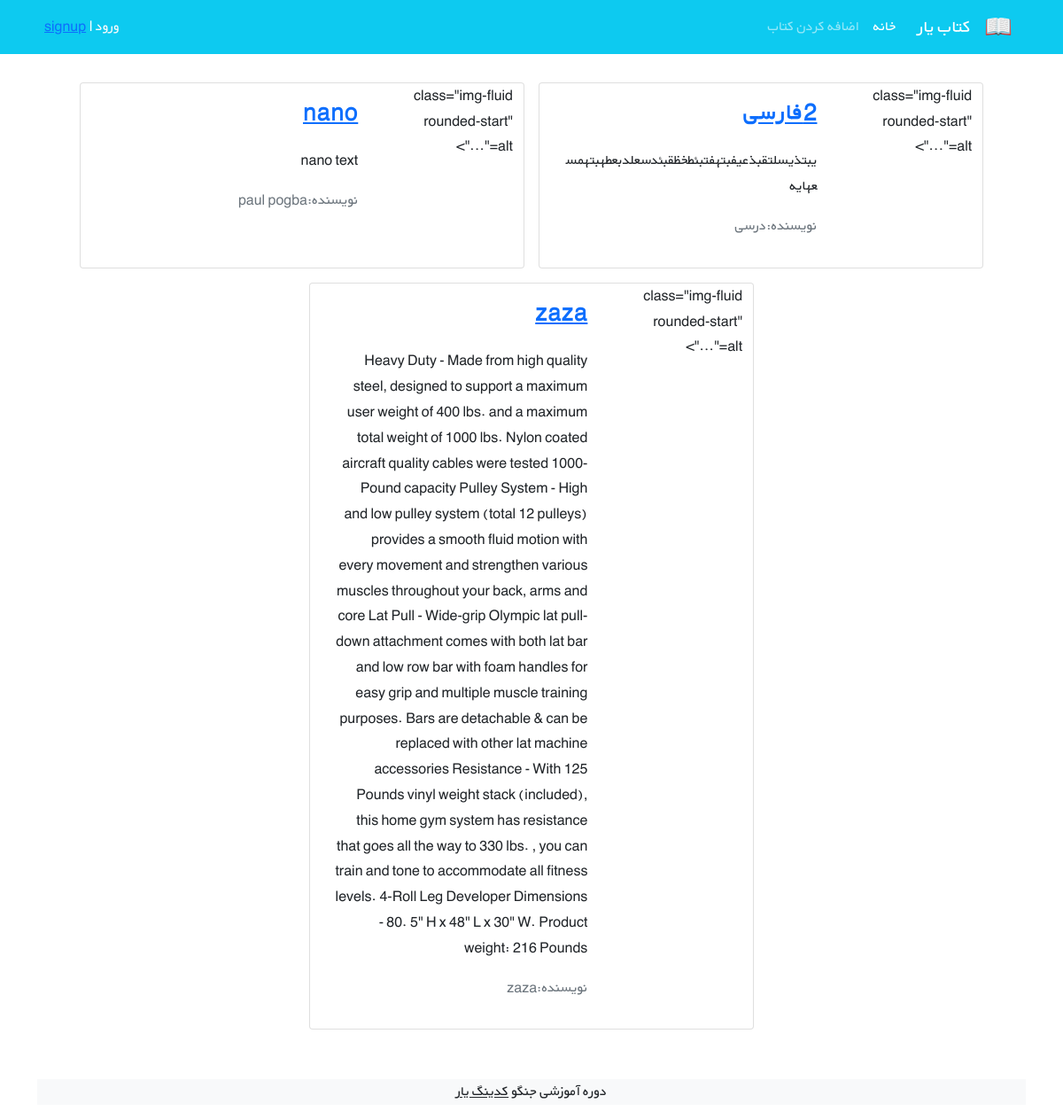
The page /books/ on the database as committed earlier.
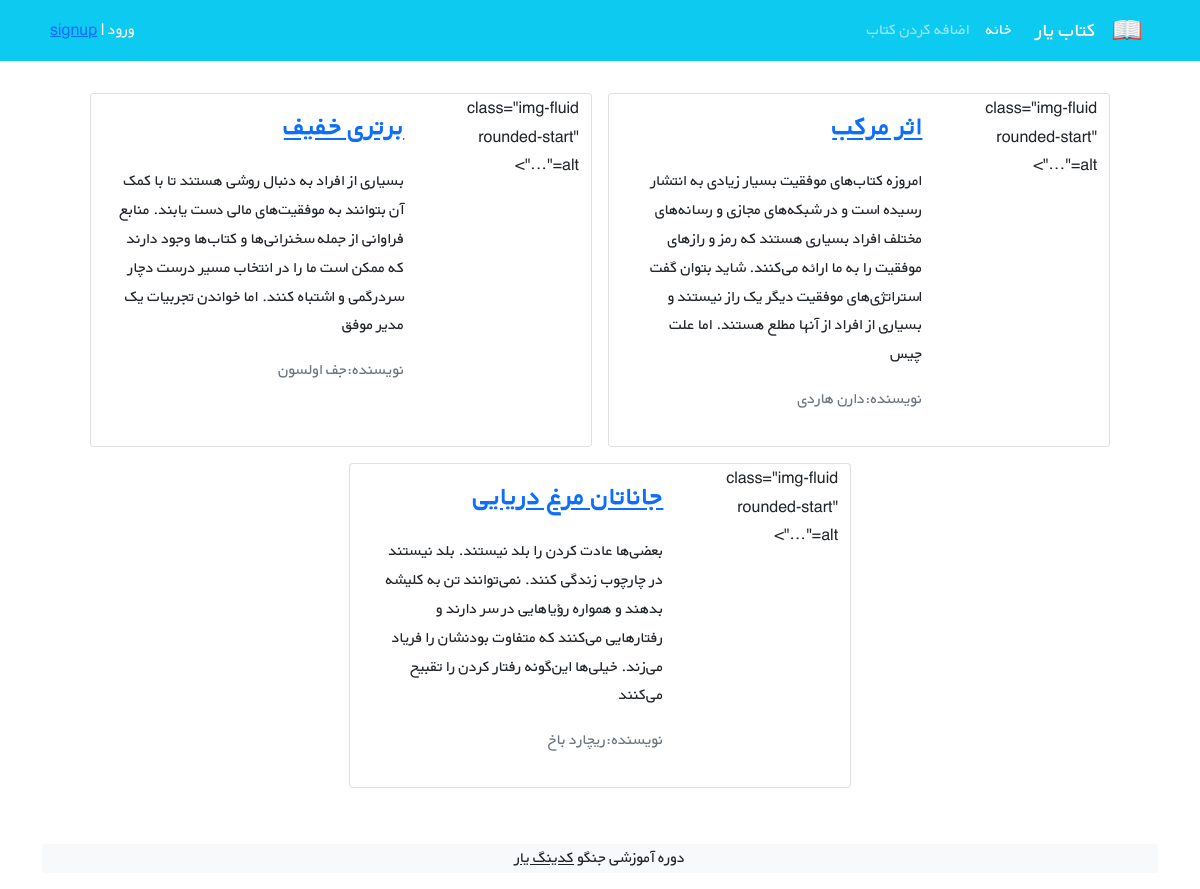
The same page on the database as committed later.
### books/models.py (models this page shows, shortened)
class Book(models.Model):
    title = models.CharField(max_length=200)
    author = models.CharField(max_length=100)
    text = models.TextField()
    price = models.DecimalField(max_digits=6, decimal_places=2)
    cover = models.ImageField(upload_to="cover/", blank=True)
    def get_absolute_url(self):
        return reverse("book_detail", args=[self.id])

### books/views.py (the view)
# urls.py: path("", BookListViews.as_view(), name="book_list"),
class BookListViews(generic.ListView):
    model = Book
    template_name = "books/book_list.html"
    context_object_name = "books"

### books/templates/books/book_list.html (shortened to what this page needs)
{% extends "_base.html" %}
{% block content %}
    <div class="container mt-4">
        <div class="row flex-row-reverse justify-content-md-center">
            {% for book in books %}
                <div class="card m-2" style="max-width: 45%">
                    <div class="row g-0 h-100" dir="rtl">
                        <div class="col-md-4">
                                     class="img-fluid rounded-start" alt="...">
                        </div>
                        <div class="col-md-8 h-100">
                            <div class="d-flex flex-column justify-content-between h-100">
                                <div class="card-body">
                                    <a href="{{ book.get_absolute_url }}"><h3 class="card-title">
                                        <strong>{{ book.title }}</strong></h3></a>
                                    <p class="card-text pt-3">{{ book.text}}</p>
                                    <p class="text-muted">نویسنده:{{ book.author }}</p>
                                </div>
                            </div>
                        </div>
                    </div>
                </div>
            {% endfor %}
        </div>
    </div>
    <footer class="bg-light text-center text-lg-start mt-5">
        <div class="text-center bg-grey">
            <p>دوره آموزشی جنگو <a class="text-dark" href="https://codingyar.com/" target="_blank">کدینگ یار</a></p>
        </div>
    </footer>
{% endblock %}

### templates/_base.html (shortened to what this page needs)
{% load static %}
<!DOCTYPE HTML PUBLIC "-//W3C//DTD HTML 4.01//EN" "http://www.w3.org/TR/html4/strict.dtd">
<html lang="en">
<head>
    <link href="https://cdn.jsdelivr.net/npm/bootstrap@5.1.3/dist/css/bootstrap.min.css" rel="stylesheet"
>
    <link rel="stylesheet" href={% static "css/style.css" %}>
</head>
<body>
<nav class="navbar navbar-expand-lg navbar-dark bg-info" dir="rtl">
    <div class="container">
        <a class="navbar-brand" href="#">
            <img src={% static "icons/book.png" %} alt="" height="30"
                 class="d-inline-block align-text-top">
        </a>
        <a class="navbar-brand mx-3" href="#">کتاب یار</a>
        <div class="collapse navbar-collapse" id="navbarNavAltMarkup">
            <div class="navbar-nav">
                <a class="nav-link active" aria-current="page" href={% url "book_list" %}>خانه</a>
                <a class="nav-link" href={% url "book_create" %}>اضافه کردن کتاب</a>
            </div>
        </div>
        <div class="mx-2 text-white">
            {% if user.is_authenticated %}
            خوش آمدی{{ user.username  }}    <a class="link-light text-decoration-none" href={% url "logout" %}>خروج</a>
            {% else %}
                <a class="link-light text-decoration-none" href={% url "login" %}>ورود</a> |    <a href={% url "signup" %}>signup</a>
            {% endif %}
        </div>
    </div>
</nav>
<div class="container">
    {% block content %}
    {% endblock %}
</div>
</body>
</html>

### static/css/style.css (style rules this page uses)
* { font-family: 'BYekan', sans-serif; line-height: 1.8rem; }

Rows that differ between the two databases and show on the page:
removed Book: title "2فارسی", text "یبتذیسلتقبذعیفبتهفتبئطخظقبئدسعلدبعطهبتهمسعهایه", author "درسی"
removed Book: title "nano", text "nano text", author "paul pogba"
removed Book: title "zaza", text "Heavy Duty - Made from high quality steel, designed to support a maximum user weight of 400 lbs. and a maximum total weight of 1000 lbs. Nylon coated aircraft quality cables were tested 1000-Pound capacity Pulley System - High and low pulley system (total 12 pulleys) provides a smooth fluid motion with every movement and strengthen various muscles throughout your back, arms and core Lat Pull - Wide-grip Olympic lat pull-down attachment comes with both lat bar and low row bar with foam handles for easy grip and multiple muscle training purposes. Bars are detachable & can be replaced with other lat machine accessories Resistance - With 125 Pounds vinyl weight stack (included), this home gym…", author "zaza"
added Book: title "اثر مرکب", text "امروزه کتاب‌های موفقیت بسیار زیادی به انتشار رسیده است و در شبکه‌های مجازی و رسانه‌های مختلف افراد بسیاری هستند که رمز و رازهای موفقیت را به ما ارائه می‌کنند. شاید بتوان گفت استراتژی‌های موفقیت دیگر یک راز نیستند و بسیاری از افراد از آنها مطلع هستند. اما علت چیس", author "دارن هاردی"
added Book: title "برتری خفیف", text "بسیاری از افراد به دنبال روشی هستند تا با کمک آن بتوانند به موفقیت‌های مالی دست یابند. منابع فراوانی از جمله سخنرانی‌ها و کتاب‌ها وجود دارند که ممکن است ما را در انتخاب مسیر درست دچار سردرگمی و اشتباه کنند. اما خواندن تجربیات یک مدیر موفق", author "جف اولسون"
added Book: title "جاناتان مرغ دریایی", text "بعضی‌ها عادت کردن را بلد نیستند. بلد نیستند در چارچوب زندگی کنند. نمی‌توانند تن به کلیشه بدهند و همواره رؤیاهایی در سر دارند و رفتارهایی می‌کنند که متفاوت بودنشان را فریاد می‌زند. خیلی‌ها این‌گونه رفتار کردن را تقبیح می‌کنند", author "ریچارد باخ"
